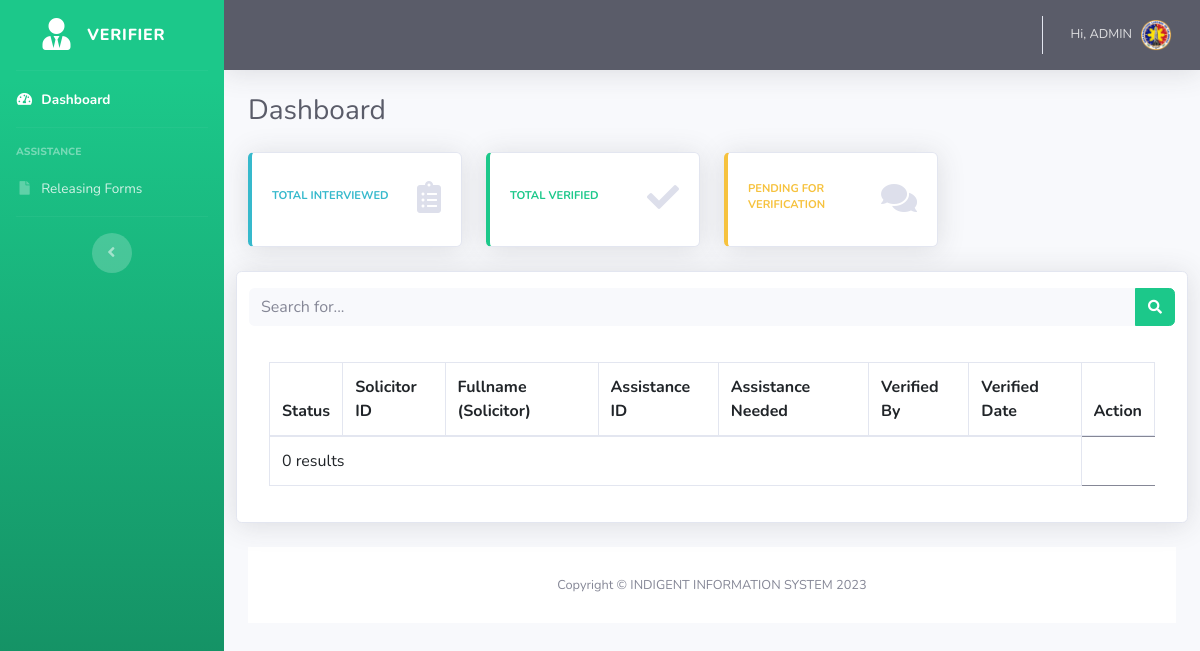
The page /IndigentInformationSystem/verifier/verifier_dashboard.php (signed in) on the database as committed earlier.
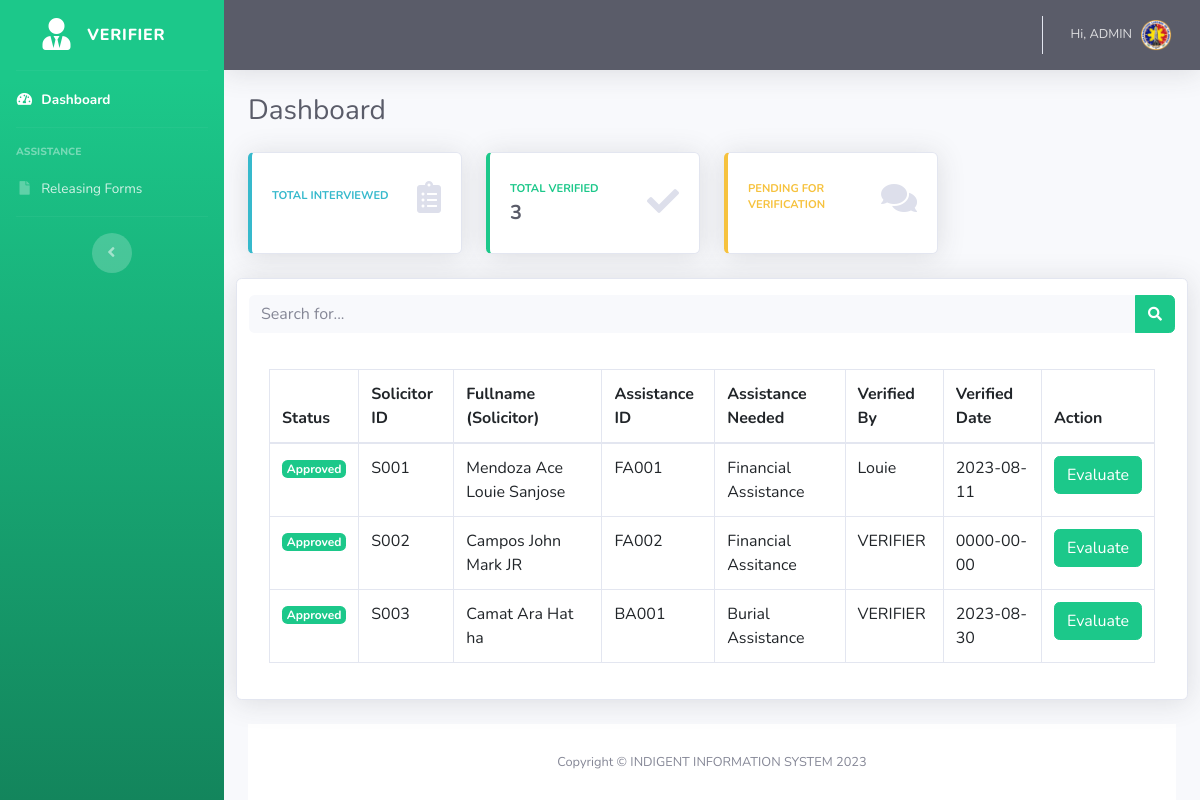
The same page on the database as committed later.
### tables this page shows
CREATE TABLE `tbl_assistance` (
  `aid` int(10) NOT NULL,
  `assistance_ID` varchar(255) NOT NULL,
  `assistance_needed` varchar(255) NOT NULL,
  `reqDate` date DEFAULT NULL,
  `interviewed_by` varchar(255) NOT NULL,
  `interviewed_date` date NOT NULL,
  `verified_by` varchar(255) NOT NULL,
  `verified_date` date NOT NULL,
  `status` text NOT NULL,
  `interview_status` varchar(255) NOT NULL,
  `s_id` int(10) NOT NULL
);

CREATE TABLE `tblassistance_solicitor` (
  `s_id` int(255) NOT NULL,
  `solicitor_id` varchar(255) NOT NULL,
  `lastname_solicitor` text NOT NULL,
  `firstname_solicitor` text NOT NULL,
  `middlename_solicitor` text NOT NULL,
  `suffix` text NOT NULL,
  `age` int(22) NOT NULL,
  `civilstatus` text NOT NULL,
  `sex` text NOT NULL,
  `contactno` int(255) NOT NULL,
  `precinctno` int(55) NOT NULL,
  `address` varchar(255) NOT NULL
);

### IndigentInformationSystem/includes_verifier/dashboardtable.php (the view, shortened to what this page needs)
<?php
    $sql = "
        SELECT
            s.`s_id`,
            s.`solicitor_id`,
            s.`lastname_solicitor`,
            s.`firstname_solicitor`,
            s.`middlename_solicitor`,
            s.`suffix`,
            a.`status`,
            a.`aid`,
            a.`assistance_ID`,
            a.`assistance_needed`,
            a.`verified_by`,
            a.`verified_date`
        FROM
            `tblassistance_solicitor` AS s
        INNER JOIN
            `tbl_assistance` AS a
        ON
            s.`s_id` = a.`s_id`
    ";
    $result = $connection->query($sql);
    if ($result->num_rows > 0) {
        while ($row = $result->fetch_assoc()) {
            echo "<tr>";
            if($row['status'] == "Approved") {
                echo "<td><span class='badge bg-success'>" . $row['status'] . "</span></td>";
            } elseif($row['status'] == "Disapproved") {
                echo "<td><span class='badge bg-danger'>" . $row['status'] . "</span></td>";
            } else {
                echo "<td><span class='badge bg-warning'>" . $row['status'] . "</span></td>";
            }
            echo "<td>" . $row['solicitor_id'] . "</td>";
            echo "<td>" . $row['lastname_solicitor'] . " ". $row['firstname_solicitor'] . " ". $row['middlename_solicitor'] ." ". $row['suffix'] ."</td>";
            echo "<td>" . $row['assistance_ID'] . "</td>";
            echo "<td>" . $row['assistance_needed'] . "</td>";
            echo "<td>" . $row['verified_by'] . "</td>";
            echo "<td>" . $row['verified_date'] . "</td>";
            echo "<td><button type='button'  name='btnUpdate' id='" . $row['s_id'] . "' class='btn btn-success'>Evaluate</button>  </td>";
            echo "</tr>";
        }
    } else {
        echo "<tr><td colspan='7'>0 results</td></tr>";
    }
?>

### IndigentInformationSystem/includes_verifier/status_verifier_approved.php (shortened to what this page needs)
<?php
$query = "
    SELECT
        a.`status`,
        COUNT(*) AS status_count
    FROM
        `tblassistance_solicitor` AS s
    INNER JOIN
        `tbl_assistance` AS a
    ON
        s.`s_id` = a.`s_id`
    WHERE
        a.`status` = 'Approved'
    GROUP BY
        a.`status`
";
$result = $connection->query($query);
while ($row = $result->fetch_assoc()) {
    $statusCount = $row['status_count'];
    echo $statusCount;
}
?>

Rows that differ between the two databases and show on the page:
added tbl_assistance: status "Approved", s.solicitor_id "S001", s.lastname_solicitor "Mendoza", s.firstname_solicitor "Ace Louie", s.middlename_solicitor "Sanjose", assistance_ID "FA001", assistance_needed "Financial Assistance", verified_by "Louie", verified_date "2023-08-11"
added tbl_assistance: status "Approved", s.solicitor_id "S002", s.lastname_solicitor "Campos", s.firstname_solicitor "John Mark", s.suffix "JR", assistance_ID "FA002", assistance_needed "Financial Assitance", verified_by "VERIFIER", verified_date "0000-00-00"
added tbl_assistance: status "Approved", s.solicitor_id "S003", s.lastname_solicitor "Camat", s.firstname_solicitor "Ara", s.middlename_solicitor "Hat", s.suffix "ha", assistance_ID "BA001", assistance_needed "Burial Assistance", verified_by "VERIFIER", verified_date "2023-08-30"
Other text that changed with them:
new list line: "3"
text no longer shown: "0 results"
